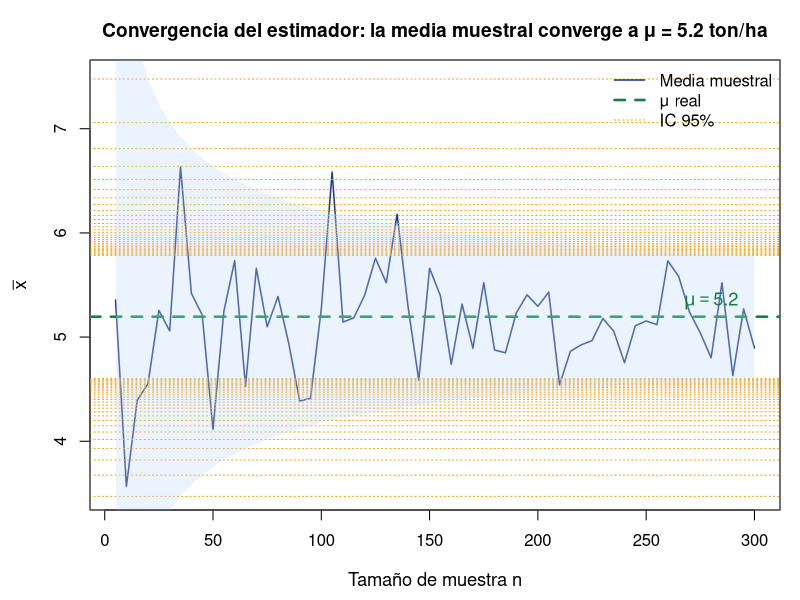

Here is the R script that generated this plot:
## ---- chunk 1
#| echo: false
#| fig-width: 11
#| fig-height: 4.4
#| fig-align: center
set.seed(42)
pop <- rexp(500000, rate = 1/5.2)  # rendimiento exponencial, media=5.2
ns  <- seq(5, 300, by = 5)
medias <- sapply(ns, function(n) mean(sample(pop, n)))

par(mar = c(4.5, 4.5, 3, 1), family = "sans")
plot(ns, medias, type = "l", col = "#1e3a8a", lwd = 1.5,
     xlab = "Tamaño de muestra n",
     ylab = expression(bar(x)),
     main = "Convergencia del estimador: la media muestral converge a μ = 5.2 ton/ha",
     cex.main = 1.15, ylim = c(3.5, 7.5), cex.lab = 1.1)
abline(h = mean(pop), col = "#15803d", lwd = 2.5, lty = 2)
abline(h = mean(pop) + c(-1,1)*1.96*sd(pop)/sqrt(ns),
       col = "#f59e0b", lwd = 1, lty = 3)
polygon(c(ns, rev(ns)),
        c(mean(pop) + 1.96*sd(pop)/sqrt(ns),
          rev(mean(pop) - 1.96*sd(pop)/sqrt(ns))),
        col = adjustcolor("#bfdbfe", 0.3), border = NA)
text(280, mean(pop)+0.15, expression(mu == 5.2),
     col = "#15803d", cex = 1.1, font = 2)
legend("topright", legend = c("Media muestral", "μ real", "IC 95%"),
       col = c("#1e3a8a","#15803d","#f59e0b"),
       lwd = c(1.5,2.5,1), lty = c(1,2,3), bty = "n", cex = 1)
box(col = "gray40")
